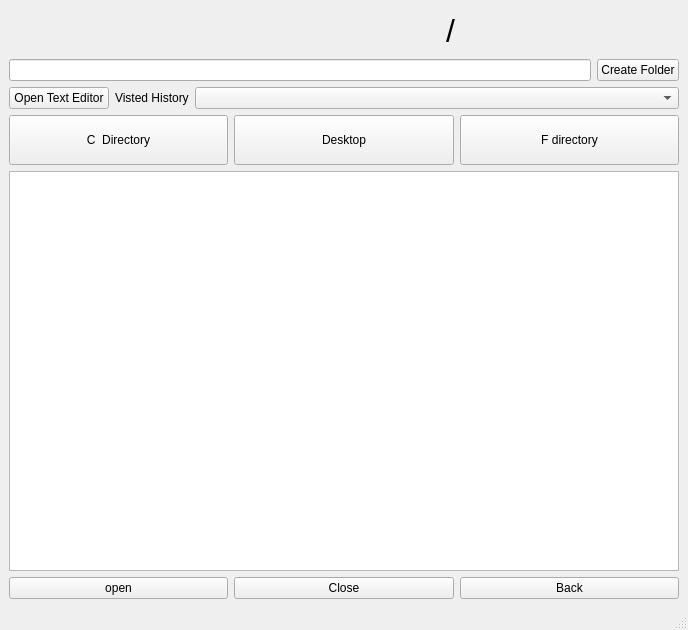
<?xml version="1.0" encoding="UTF-8"?>
<ui version="4.0">
 <class>MainWindow</class>
 <widget class="QMainWindow" name="MainWindow">
  <property name="geometry">
   <rect>
    <x>0</x>
    <y>0</y>
    <width>688</width>
    <height>630</height>
   </rect>
  </property>
  <property name="windowTitle">
   <string>MainWindow</string>
  </property>
  <widget class="QWidget" name="centralwidget">
   <layout class="QVBoxLayout" name="verticalLayout">
    <item>
     <layout class="QHBoxLayout" name="horizontalLayout_4">
      <item>
       <spacer name="horizontalSpacer">
        <property name="orientation">
         <enum>Qt::Horizontal</enum>
        </property>
        <property name="sizeHint" stdset="0">
         <size>
          <width>40</width>
          <height>20</height>
         </size>
        </property>
       </spacer>
      </item>
      <item>
       <widget class="QLabel" name="label_5">
        <property name="sizePolicy">
         <sizepolicy hsizetype="Fixed" vsizetype="Fixed">
          <horstretch>0</horstretch>
          <verstretch>0</verstretch>
         </sizepolicy>
        </property>
        <property name="minimumSize">
         <size>
          <width>150</width>
          <height>30</height>
         </size>
        </property>
        <property name="font">
         <font>
          <family>Segoe UI Light</family>
          <pointsize>24</pointsize>
          <italic>true</italic>
         </font>
        </property>
        <property name="text">
         <string/>
        </property>
       </widget>
      </item>
      <item>
       <widget class="QLabel" name="label_7">
        <property name="font">
         <font>
          <pointsize>24</pointsize>
         </font>
        </property>
        <property name="text">
         <string>/</string>
        </property>
       </widget>
      </item>
      <item>
       <widget class="QLabel" name="label_3">
        <property name="sizePolicy">
         <sizepolicy hsizetype="Fixed" vsizetype="Fixed">
          <horstretch>0</horstretch>
          <verstretch>0</verstretch>
         </sizepolicy>
        </property>
        <property name="minimumSize">
         <size>
          <width>50</width>
          <height>30</height>
         </size>
        </property>
        <property name="font">
         <font>
          <family>Segoe UI Light</family>
          <pointsize>24</pointsize>
          <italic>true</italic>
         </font>
        </property>
        <property name="text">
         <string/>
        </property>
       </widget>
      </item>
      <item>
       <widget class="QLabel" name="label_4">
        <property name="sizePolicy">
         <sizepolicy hsizetype="Fixed" vsizetype="Fixed">
          <horstretch>0</horstretch>
          <verstretch>0</verstretch>
         </sizepolicy>
        </property>
        <property name="minimumSize">
         <size>
          <width>50</width>
          <height>30</height>
         </size>
        </property>
        <property name="font">
         <font>
          <family>Segoe UI Light</family>
          <pointsize>24</pointsize>
          <italic>true</italic>
         </font>
        </property>
        <property name="text">
         <string/>
        </property>
       </widget>
      </item>
      <item>
       <widget class="QLabel" name="label_2">
        <property name="sizePolicy">
         <sizepolicy hsizetype="Fixed" vsizetype="Fixed">
          <horstretch>0</horstretch>
          <verstretch>0</verstretch>
         </sizepolicy>
        </property>
        <property name="minimumSize">
         <size>
          <width>50</width>
          <height>30</height>
         </size>
        </property>
        <property name="font">
         <font>
          <family>Segoe UI Light</family>
          <pointsize>24</pointsize>
          <italic>true</italic>
         </font>
        </property>
        <property name="text">
         <string/>
        </property>
       </widget>
      </item>
      <item>
       <widget class="QLabel" name="label_6">
        <property name="sizePolicy">
         <sizepolicy hsizetype="Fixed" vsizetype="Fixed">
          <horstretch>0</horstretch>
          <verstretch>0</verstretch>
         </sizepolicy>
        </property>
        <property name="minimumSize">
         <size>
          <width>50</width>
          <height>30</height>
         </size>
        </property>
        <property name="font">
         <font>
          <family>Segoe UI Light</family>
          <pointsize>24</pointsize>
          <italic>true</italic>
         </font>
        </property>
        <property name="text">
         <string/>
        </property>
       </widget>
      </item>
     </layout>
    </item>
    <item>
     <layout class="QHBoxLayout" name="horizontalLayout_3">
      <item>
       <widget class="QLineEdit" name="lineEdit"/>
      </item>
      <item>
       <widget class="QPushButton" name="pushButton_4">
        <property name="minimumSize">
         <size>
          <width>80</width>
          <height>0</height>
         </size>
        </property>
        <property name="text">
         <string>Create Folder</string>
        </property>
       </widget>
      </item>
     </layout>
    </item>
    <item>
     <layout class="QHBoxLayout" name="horizontalLayout_2">
      <item>
       <widget class="QPushButton" name="pushButton_5">
        <property name="sizePolicy">
         <sizepolicy hsizetype="Fixed" vsizetype="Fixed">
          <horstretch>0</horstretch>
          <verstretch>0</verstretch>
         </sizepolicy>
        </property>
        <property name="minimumSize">
         <size>
          <width>100</width>
          <height>0</height>
         </size>
        </property>
        <property name="text">
         <string>Open Text Editor</string>
        </property>
       </widget>
      </item>
      <item>
       <widget class="QLabel" name="label">
        <property name="sizePolicy">
         <sizepolicy hsizetype="Fixed" vsizetype="Preferred">
          <horstretch>0</horstretch>
          <verstretch>0</verstretch>
         </sizepolicy>
        </property>
        <property name="minimumSize">
         <size>
          <width>50</width>
          <height>20</height>
         </size>
        </property>
        <property name="text">
         <string>Visted History</string>
        </property>
       </widget>
      </item>
      <item>
       <widget class="QComboBox" name="comboBox"/>
      </item>
     </layout>
    </item>
    <item>
     <layout class="QHBoxLayout" name="horizontalLayout_5">
      <item>
       <widget class="QPushButton" name="pushButton_6">
        <property name="sizePolicy">
         <sizepolicy hsizetype="Minimum" vsizetype="Fixed">
          <horstretch>0</horstretch>
          <verstretch>0</verstretch>
         </sizepolicy>
        </property>
        <property name="minimumSize">
         <size>
          <width>0</width>
          <height>50</height>
         </size>
        </property>
        <property name="text">
         <string>C  Directory</string>
        </property>
       </widget>
      </item>
      <item>
       <widget class="QPushButton" name="pushButton_8">
        <property name="minimumSize">
         <size>
          <width>0</width>
          <height>50</height>
         </size>
        </property>
        <property name="text">
         <string>Desktop</string>
        </property>
       </widget>
      </item>
      <item>
       <widget class="QPushButton" name="pushButton_7">
        <property name="minimumSize">
         <size>
          <width>0</width>
          <height>50</height>
         </size>
        </property>
        <property name="text">
         <string>F directory</string>
        </property>
       </widget>
      </item>
     </layout>
    </item>
    <item>
     <widget class="QListWidget" name="listWidget">
      <property name="sizePolicy">
       <sizepolicy hsizetype="Minimum" vsizetype="Minimum">
        <horstretch>0</horstretch>
        <verstretch>0</verstretch>
       </sizepolicy>
      </property>
      <property name="minimumSize">
       <size>
        <width>500</width>
        <height>400</height>
       </size>
      </property>
     </widget>
    </item>
    <item>
     <layout class="QHBoxLayout" name="horizontalLayout">
      <item>
       <widget class="QPushButton" name="pushButton">
        <property name="text">
         <string>open</string>
        </property>
       </widget>
      </item>
      <item>
       <widget class="QPushButton" name="pushButton_1">
        <property name="text">
         <string>Close</string>
        </property>
       </widget>
      </item>
      <item>
       <widget class="QPushButton" name="pushButton_2">
        <property name="text">
         <string>Back</string>
        </property>
       </widget>
      </item>
     </layout>
    </item>
   </layout>
  </widget>
  <widget class="QMenuBar" name="menubar">
   <property name="geometry">
    <rect>
     <x>0</x>
     <y>0</y>
     <width>688</width>
     <height>21</height>
    </rect>
   </property>
  </widget>
  <widget class="QStatusBar" name="statusbar"/>
 </widget>
 <resources/>
 <connections/>
</ui>
